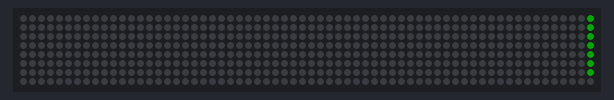
A sketch run on a simulated Arduino Uno, built with avr-gcc and run on an emulated ATmega328P. Parts: 64×8 RGB LED matrix (first LED top left, wired row by row). Dim RGB values are drawn brighter than linear; the strip is taken to match the declared colour order.

Above: at 0.27 s.
At 10.1 s:
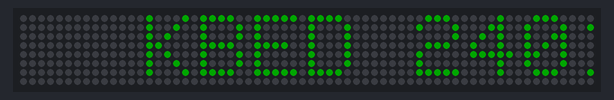
At 15.14 s:
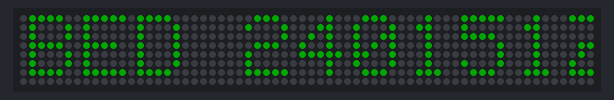
At 20.01 s:
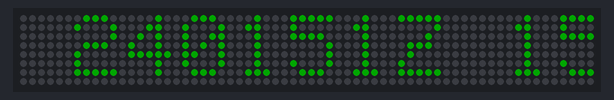
At 29.84 s:
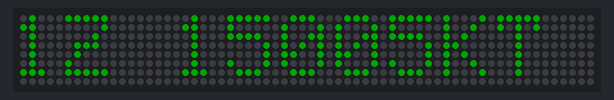
At 39.84 s:
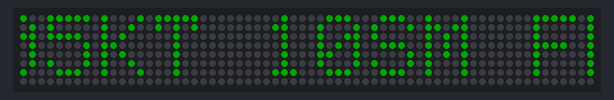

The sketch:

matrix.ino
```cpp
// Adafruit_NeoMatrix example for single NeoPixel Shield.
// Scrolls 'Howdy' across the matrix in a portrait (vertical) orientation.

#include <Adafruit_GFX.h>
#include <Adafruit_NeoMatrix.h>
#include <Adafruit_NeoPixel.h>
#ifndef PSTR
 #define PSTR // Make Arduino Due happy
#endif

#define PIN 2

// MATRIX DECLARATION:
// Parameter 1 = width of NeoPixel matrix
// Parameter 2 = height of matrix
// Parameter 3 = pin number (most are valid)
// Parameter 4 = matrix layout flags, add together as needed:
//   NEO_MATRIX_TOP, NEO_MATRIX_BOTTOM, NEO_MATRIX_LEFT, NEO_MATRIX_RIGHT:
//     Position of the FIRST LED in the matrix; pick two, e.g.
//     NEO_MATRIX_TOP + NEO_MATRIX_LEFT for the top-left corner.
//   NEO_MATRIX_ROWS, NEO_MATRIX_COLUMNS: LEDs are arranged in horizontal
//     rows or in vertical columns, respectively; pick one or the other.
//   NEO_MATRIX_PROGRESSIVE, NEO_MATRIX_ZIGZAG: all rows/columns proceed
//     in the same order, or alternate lines reverse direction; pick one.
//   See example below for these values in action.
// Parameter 5 = pixel type flags, add together as needed:
//   NEO_KHZ800  800 KHz bitstream (most NeoPixel products w/WS2812 LEDs)
//   NEO_KHZ400  400 KHz (classic 'v1' (not v2) FLORA pixels, WS2811 drivers)
//   NEO_GRB     Pixels are wired for GRB bitstream (most NeoPixel products)
//   NEO_GRBW    Pixels are wired for GRBW bitstream (RGB+W NeoPixel products)
//   NEO_RGB     Pixels are wired for RGB bitstream (v1 FLORA pixels, not v2)


// Example for NeoPixel Shield.  In this application we'd like to use it
// as a 5x8 tall matrix, with the USB port positioned at the top of the
// Arduino.  When held that way, the first pixel is at the top right, and
// lines are arranged in columns, progressive order.  The shield uses
// 800 KHz (v2) pixels that expect GRB color data.
Adafruit_NeoMatrix matrix = Adafruit_NeoMatrix(64, 8, PIN,
  NEO_MATRIX_TOP     + NEO_MATRIX_LEFT +
  NEO_MATRIX_COLUMNS + NEO_MATRIX_ZIGZAG,
  NEO_RGB            + NEO_KHZ800);

void setup() {
  matrix.begin();
  matrix.setTextWrap(false);
  matrix.setBrightness(40);
  matrix.setTextColor(matrix.Color(0, 255, 0));
}

int x    = matrix.width();
int pass = 0;

void loop() {
  matrix.fillScreen(0);
  matrix.setCursor(x, 0);
  matrix.print(F("KBED 240151Z 15005KT 10SM FEW060 21/16 A3014 RMK AO2 SLP216 T02110161"));
  if(--x < -300) {
    x = matrix.width();
    if(++pass >= 3) pass = 0;
  }
  matrix.show();
  delay(100);
}
```
